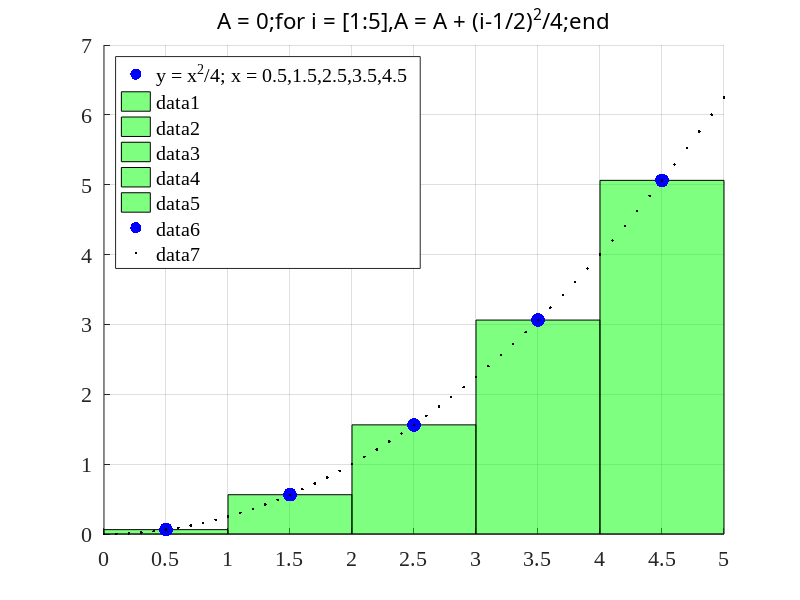
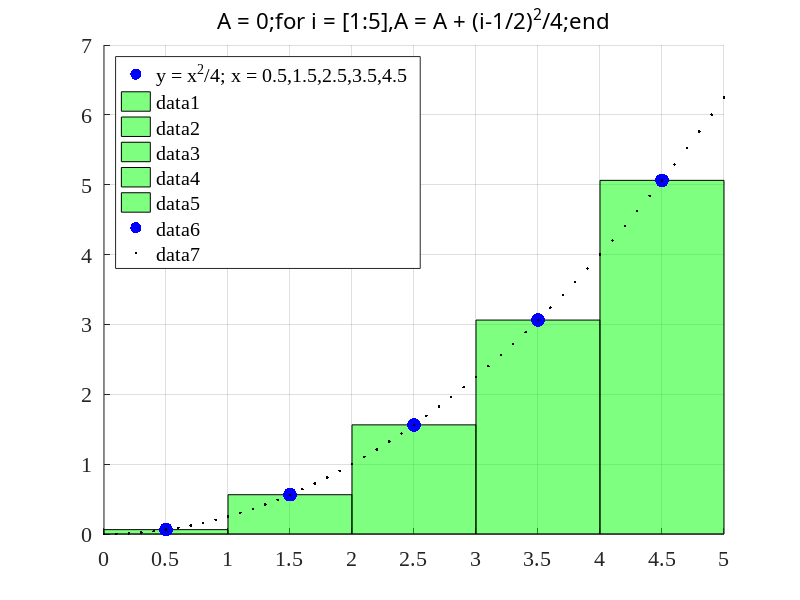

Recreate these plots in MATLAB, in order.
fname = './figures/RectangleMethodIII';

A = 0;
for i = [1:5]
  A = A + (i-0.5)^2/4;
end

% Areas are 0.5^2/4, (1.5)^2/4, ..., (4.5)^2/4.
% If there are five areas, width must be 1.0, so height is same
% in magnitude as area.

x = [0.5:4.5];
xs = [0:0.1:5];
y = (1/4)*x.^2;
ys = (1/4)*xs.^2;

figure(1);clf;hold on;
plot(x,NaN*y,'b.','MarkerSize',30);
legend('y = x^2_{ }/4; x = 0.5,1.5,2.5,3.5,4.5_{ }','Location','NorthWest')
for i = 1:5
    p = patch([i-1,i,i,i-1],[0,0,y(i),y(i)],'g');
    set(p,'FaceAlpha',0.5);
end
plot(x,y,'b.','MarkerSize',30);
plot(xs,ys,'k.');
grid on;
th = title('A = 0;for i = [1:5],A = A + (i-1/2)^2/4;end','FontWeight','Normal');
set(gca,'XTick',[0:0.5:5]);
set(gca,'YTick',[0:7]);
set(gca,'YLim',[0,7])

set(findall(gcf,'-property','FontSize'),'FontSize',16)
set(findall(gcf,'-property','FontName'),'FontName','Times New Roman')
set(0,'defaultAxesFontName', 'Times New Roman')
set(0,'defaultTextFontName', 'Times New Roman')
set(th,'FontName','Monospaced')
print('-dpng','-r300',fname);
fprintf('Wrote %s.png\n',fname);
print('-dpdf',strrep(fname,'.png','.pdf'));
fprintf('Wrote %s.pdf\n',strrep(fname,'.png','.pdf'));
